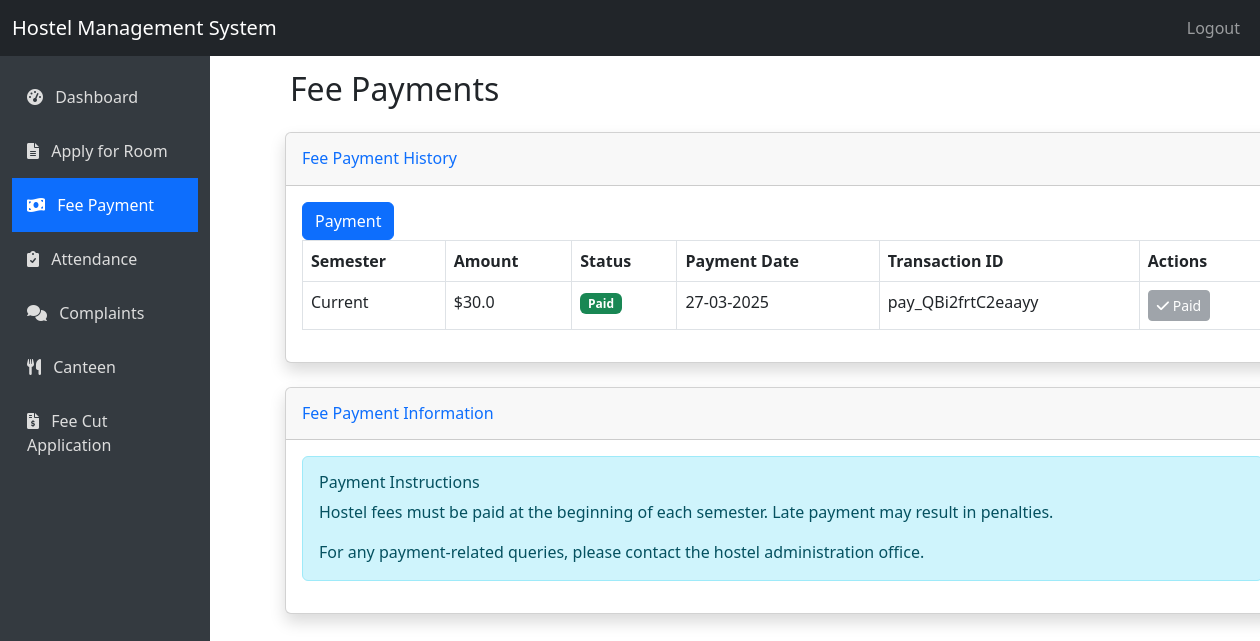
/student/fees (signed in), run on the app's committed database.
### hostel1.11-main/hostel1.0/app.py (models this page shows)
class Fee(db.Model):
    id = db.Column(db.Integer, primary_key=True)
    student_id = db.Column(db.Integer, db.ForeignKey('student.id'), nullable=False)
    amount = db.Column(db.Float, nullable=False)
    fee_type = db.Column(db.String(50), nullable=False)
    payment_date = db.Column(db.DateTime, default=datetime.utcnow)
    due_date = db.Column(db.DateTime, nullable=True)  # Add this field
    semester = db.Column(db.String(20), nullable=False)
    status = db.Column(db.String(20), default='unpaid')  # unpaid, paid
    transaction_id = db.Column(db.String(50), nullable=True)
    student = db.relationship('Student', backref='fees')
    created_at = db.Column(db.DateTime, default=datetime.utcnow)

### hostel1.11-main/hostel1.0/app.py (the view)
@app.route('/student/fees')
def student_fees():
    if 'user_id' not in session or session['role'] != 'student':
        return redirect(url_for('login'))
    student = Student.query.filter_by(user_id=session['user_id']).first()
    if not student:
        flash('Student profile not found', 'danger')
        return redirect(url_for('dashboard'))
    fees = Fee.query.filter_by(student_id=student.id)
    if hasattr(Fee, 'due_date'):
        fees = fees.order_by(Fee.due_date.desc())
    else:
        fees = fees.order_by(Fee.created_at.desc())
    fees = fees.all()
    total_fees = sum(fee.amount for fee in fees)
    paid_fees = sum(fee.amount for fee in fees if fee.status == 'paid')
    pending_fees = sum(fee.amount for fee in fees if fee.status == 'unpaid')
    return render_template('student/fees.html',
                          fees=fees,
                          total_fees=total_fees,
                          paid_fees=paid_fees,
                          pending_fees=pending_fees)

### hostel1.11-main/hostel1.0/templates/student/fees.html (shortened to what this page needs)
{% extends "layout.html" %}
{% block content %}
<h2 class="mb-4">Fee Payments</h2>
<div class="card shadow mb-4">
    <div class="card-header py-3">
        <h6 class="m-0 font-weight-bold text-primary">Fee Payment History</h6>
    </div>
    <div class="card-body">
        <a href="{{ url_for('payment') }}" class="btn btn-primary">Payment</a>
        {% if fees %}
            <div class="table-responsive">
                <table class="table table-bordered" id="feesTable" width="100%" cellspacing="0">
                    <thead>
                        <tr>
                            <th>Semester</th>
                            <th>Amount</th>
                            <th>Status</th>
                            <th>Payment Date</th>
                            <th>Transaction ID</th>
                            <th>Actions</th>
                        </tr>
                    </thead>
                    <tbody>
                        {% for fee in fees %}
                        <tr>
                            <td>{{ fee.semester }}</td>
                            <td>${{ fee.amount }}</td>
                            <td>
                                {% if fee.status == 'paid' %}
                                    <span class="badge bg-success">Paid</span>
                                {% else %}
                                    <span class="badge bg-danger">Unpaid</span>
                                {% endif %}
                            </td>
                            <td>
                                {% if fee.status == 'paid' %}
                                    {{ fee.payment_date.strftime('%d-%m-%Y') }}
                                {% else %}
                                    -
                                {% endif %}
                            </td>
                            <td>{{ fee.transaction_id or '-' }}</td>
                            <td>
                                {% if fee.status == 'unpaid' %}
                                    <a href="{{ url_for('pay_fee', fee_id=fee.id) }}" class="btn btn-sm btn-primary">
                                        <i class="fas fa-credit-card"></i> Pay Now
                                    </a>
                                {% else %}
                                    <button class="btn btn-sm btn-secondary" disabled>
                                        <i class="fas fa-check"></i> Paid
                                    </button>
                                {% endif %}
                            </td>
                        </tr>
                        {% endfor %}
                    </tbody>
                </table>
            </div>
        {% else %}
            <div class="alert alert-info">No fee records found.</div>
        {% endif %}
    </div>
</div>
<div class="card shadow mb-4">
    <div class="card-header py-3">
        <h6 class="m-0 font-weight-bold text-primary">Fee Payment Information</h6>
    </div>
    <div class="card-body">
        <div class="alert alert-info">
            <h6 class="alert-heading">Payment Instructions</h6>
            <p>Hostel fees must be paid at the beginning of each semester. Late payment may result in penalties.</p>
            <p class="mb-0">For any payment-related queries, please contact the hostel administration office.</p>
        </div>
    </div>
</div>
{% endblock %}

### hostel1.11-main/hostel1.0/templates/student/fees.html (style rules this page uses)
.card { margin-left: 15px; }
h2.mb-4 { padding-left: 20px; }

### data on the page
Fee: semester "Current", amount "30.0", status "Paid", payment_date "27-03-2025", transaction "pay_QBi2frtC2eaayy"
